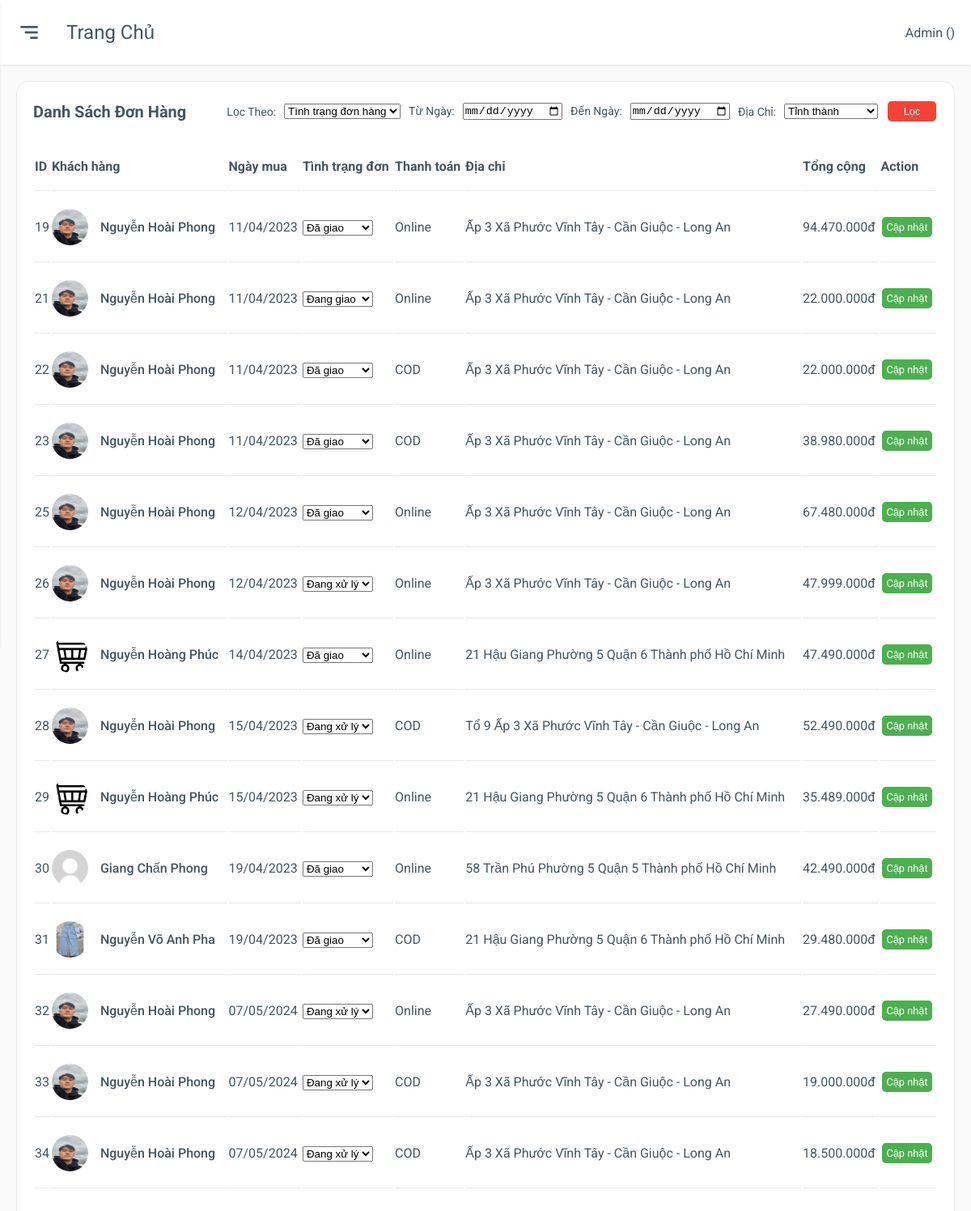
The app's page /admin/bill.php with its own data.
### tables this page shows
CREATE TABLE `hoadon` (
  `ID_HOADON` int(11) NOT NULL,
  `ID_NGUOIDUNG` int(11) NOT NULL,
  `NGAYLAP` date DEFAULT NULL,
  `NGAYGIAO` date DEFAULT NULL,
  `NGUOINHAN` varchar(255) NOT NULL,
  `SDT` varchar(255) NOT NULL,
  `DIACHI` varchar(255) NOT NULL,
  `PHUONGTHUCTT` varchar(255) NOT NULL,
  `TONGTIEN` int(11) NOT NULL,
  `TRANGTHAI` varchar(255) NOT NULL
);

CREATE TABLE `nguoidung` (
  `ID` int(11) NOT NULL,
  `HOTEN` varchar(255) NOT NULL,
  `EMAIL` varchar(255) NOT NULL,
  `DIENTHOAI` varchar(11) NOT NULL,
  `DIACHI` varchar(255) NOT NULL,
  `NGAYSINH` date NOT NULL,
  `HINHANH` varchar(255) NOT NULL,
  `TENDANGNHAP` varchar(255) NOT NULL,
  `MATKHAU` varchar(255) NOT NULL,
  `TRANGTHAI` bit(1) NOT NULL
);

### assets/components/formatCurrency.php (called while the page is built)
<?php
    function currency_format($number, $suffix = 'đ') {
        if (!empty($number)) {
            return number_format($number, 0, ',', '.') . "{$suffix}";
        }
    }
?>

### admin/bill.php (the view, shortened to what this page needs)
<?php
    include "../functions/connect.php";
    include "../assets/components/formatCurrency.php";
    $admin = $_SESSION['admin'];
?>
<!DOCTYPE html>
<html>
<head>
    <link href='https://unpkg.com/boxicons@2.0.7/css/boxicons.min.css' rel='stylesheet'>
    <link rel="stylesheet" href="./css/grid.css">
    <link rel="stylesheet" href="./css/app.css">
    <link rel="stylesheet" href="./css/responsiveOrder.css">
</head>
<body>
    <div class="main">
        <div class="main-header">
            <div class="main-option">
                    <div class="mobile-toggle" id="mobile-toggle">
                        <i class='bx bx-menu-alt-right'></i>
                    </div>
                    <div class="main-title">
                        Trang chủ
                    </div>
            </div>
            <div class="main-name">
                <p>Admin (<span><?php echo $admin['HOTEN'] ?></span>)</p>
            </div>
        </div>
        <div class="main-content">
            <div class="row">
                <div class="col-12">
                    <div class="box">
                        <div class="box-header">
                            <p>Danh sách đơn hàng</p>
                            <form class="view-orders" action="<?php echo $_SERVER["PHP_SELF"];?>" method="GET">
                                <p>Lọc theo:</p>
                                <div class="status-order">
                                    <select name="statusOrder" id="statusOrder">
                                        <option value="">Tình trạng đơn hàng</option>
                                    </select>
                                </div>
                                <div class="date-order">
                                    <p>Từ ngày:</p>
                                    <input type="date" name="from" id="from">
                                    <p>Đến ngày:</p>
                                    <input type="date" name="to" id="to">
                                </div>
                                <div class="address-order">
                                    <p>Địa chỉ:</p>
                                    <select name="addressOrder" id="addressOrder">
                                        <option value="">Tỉnh thành</option>
                                    </select>
                                </div>
                                <button type="submit" id="btn-submit" class="btn btn-block">Lọc</button>
                            </form>
                        </div>
                        <div class="box-body overflow-scroll">
                            <table>
                                <thead>
                                    <tr>
                                        <th>ID</th>
                                        <th>Khách hàng</th>
                                        <th>Ngày mua</th>
                                        <th>Tình trạng đơn</th>
                                        <th>Thanh toán</th>
                                        <th>Địa chỉ</th>
                                        <th>Tổng cộng</th>
                                        <th>Action</th>
                                    </tr>
                                </thead>
                                <tbody>
                                    <?php
                                        if (!isset($_GET['statusOrder']) && !isset($_GET['from']) && !isset($_GET['to']) && !isset($_GET['addressOrder'])) {
                                            $sql = "SELECT hoadon.ID_HOADON, nguoidung.HINHANH, nguoidung.HOTEN, hoadon.NGAYLAP, hoadon.TRANGTHAI, hoadon.PHUONGTHUCTT, hoadon.DIACHI, hoadon.TONGTIEN FROM hoadon INNER JOIN nguoidung ON hoadon.ID_NGUOIDUNG = nguoidung.ID;";
                                            $result = mysqli_query($conn, $sql);
                                            while ($row = $result->fetch_assoc()) {
                                                $s = '<tr>
                                                        <td>'.$row['ID_HOADON'].'</td>
                                                        <td>
                                                            <div class="order-owner">
                                                                <img src=".'.$row['HINHANH'].'">
                                                                <span>'.$row['HOTEN'].'</span>
                                                            </div>
                                                        </td>
                                                        <td>'.date('d/m/Y', strtotime($row['NGAYLAP'])).'</td>
                                                        <td>
                                                            <select name="status">';
                                                                $statusOptions = array(
                                                                    'Đang xử lý' => 'Đang xử lý',
                                                                    'Đang giao' => 'Đang giao',
                                                                    'Đã giao' => 'Đã giao'
                                                                );
                                                                foreach ($statusOptions as $value => $label) {
                                                                    $selected = ($value == $row['TRANGTHAI']) ? 'selected' : '';
                                                                    $s .= '<option value="' . htmlspecialchars($value) . '" ' . $selected . '>' . htmlspecialchars($label) . '</option>';
                                                                }
                                                            $s .= '</select>
                                                        </td>
                                                        <td>'.$row['PHUONGTHUCTT'].'</td>
                                                        <td>'.$row['DIACHI'].'</td>
                                                        <td>'.currency_format($row['TONGTIEN']).'</td>
                                                        <td><a onclick="updateOrderStatus('.$row['ID_HOADON'].')" class="btn btn-update">Cập nhật</a></td>
                                                    </tr>';
                                                echo $s;
                                            }
                                        }
                                    ?>
                                </tbody>
                            </table>
                        </div>
                    </div>
                </div>
            </div>
        </div>
	</div>
</body>
</html>

### admin/css/grid.css (style rules this page uses)
.row { display: flex; flex-wrap: wrap; margin: 0 -15px; }
[class*="col-"] { padding: 0 15px; margin-bottom: 20px; }
.col-12 { width: 100%; }

### admin/css/app.css (style rules this page uses)
:root { --body-bg: #fafafb; --box-bg: #ffffff; --main-color: #ff0000; --text-color: #455560; --text-second-color: #72849ab3; --border-color: #e9e9e9; --menu-item-active-bg: rgba(62, 121, 247, 0.1); --box-border-radius: 15px; --sidebar-size: 300px; --sidebar-logo-img-size: 45px; --sidebar-logo-size: 80px; --profile-image-size: 45px; --main-header-height: 80px; --shadow: 0 1px 4px -1px rgb(0 0 0 / 15%); }
* { padding: 0; margin: 0; box-sizing: border-box; }
body { font-family: "Roboto", sans-serif; background-color: var(--body-bg); color: var(--text-color); position: relative; }
a { text-decoration: none; color: unset; display: inline-block; }
.btn { background-color: transparent; border: none; outline: none; display: grid; place-items: center; cursor: pointer; color: var(--main-color); padding: 0.5rem; border-radius: 0.25rem; }
.main { padding-left: var(--sidebar-size); }
.main-header { height: var(--main-header-height); display: flex; align-items: center; justify-content: space-between; padding: 20px; background-color: var(--box-bg); box-shadow: var(--shadow); }
.main-option { display: flex; align-items: center; }
.mobile-toggle { display: none; }
.main-title { text-transform: capitalize; font-size: 1.5rem; }
.main-content { padding: 20px; }
.box { background-color: var(--box-bg); padding: 20px; border: 0.5px solid var(--border-color); border-radius: var(--box-border-radius); }
.box-header { display: flex; align-items: center; justify-content: space-between; text-transform: capitalize; font-size: 1.25rem; font-weight: 700; }
.box-body { padding: 20px 0; }
table { width: 100%; min-width: 1000px; }
.order-owner, .product { display: flex; align-items: center; text-transform: capitalize; font-weight: 500; }
.order-owner img { width: 45px; height: 45px; border-radius: 50%; margin-right: 15px; }
table thead tr { text-align: left; }
table th, table td { padding: 20px 0; border-bottom: 1px solid var(--border-color); }
.overflow-scroll { overflow-y: auto; }
.main { padding-left: 0; }
.mobile-toggle, .sidebar-close { display: grid; place-items: center; font-size: 2rem; margin-right: 30px; cursor: pointer; }
.btn { min-width: 60px; border: none; padding: 5px; text-align: center; text-decoration: none; display: inline-block; font-size: .8rem; margin: 4px 2px; cursor: pointer; }
.btn-update { font-size: .8rem; padding: 5px; color: #FFF; background-color: #4CAF50; border-radius: 5px; }
.btn-block { font-size: .8rem; padding: 5px; color: #FFF; background-color: #f44336; border-radius: 5px; border: none; }
.view-orders { display: flex; align-items: center; justify-content: space-between; }
.view-orders p { font-size: 14px; font-weight: 400; margin-right: 10px; }
.status-order { display: flex; align-items: center; justify-content: space-between; margin-right: 10px; }
.date-order { display: flex; align-items: center; justify-content: space-between; }
.date-order input { margin-right: 10px; }
.address-order { display: flex; align-items: center; justify-content: space-between; margin-right: 10px; }

### records on screen
hoadon: ID_HOADON "19", ID_NGUOIDUNG.HINHANH (picture), ID_NGUOIDUNG.HOTEN "Nguyễn Hoài Phong", NGAYLAP "11/04/2023", PHUONGTHUCTT "Online", DIACHI "Ấp 3 Xã Phước Vĩnh Tây - Cần Giuộc - Long An", TONGTIEN "94.470.000đ"
hoadon: ID_HOADON "21", ID_NGUOIDUNG.HINHANH (picture), ID_NGUOIDUNG.HOTEN "Nguyễn Hoài Phong", NGAYLAP "11/04/2023", PHUONGTHUCTT "Online", DIACHI "Ấp 3 Xã Phước Vĩnh Tây - Cần Giuộc - Long An", TONGTIEN "22.000.000đ"
hoadon: ID_HOADON "22", ID_NGUOIDUNG.HINHANH (picture), ID_NGUOIDUNG.HOTEN "Nguyễn Hoài Phong", NGAYLAP "11/04/2023", PHUONGTHUCTT "COD", DIACHI "Ấp 3 Xã Phước Vĩnh Tây - Cần Giuộc - Long An", TONGTIEN "22.000.000đ"
hoadon: ID_HOADON "23", ID_NGUOIDUNG.HINHANH (picture), ID_NGUOIDUNG.HOTEN "Nguyễn Hoài Phong", NGAYLAP "11/04/2023", PHUONGTHUCTT "COD", DIACHI "Ấp 3 Xã Phước Vĩnh Tây - Cần Giuộc - Long An", TONGTIEN "38.980.000đ"
hoadon: ID_HOADON "25", ID_NGUOIDUNG.HINHANH (picture), ID_NGUOIDUNG.HOTEN "Nguyễn Hoài Phong", NGAYLAP "12/04/2023", PHUONGTHUCTT "Online", DIACHI "Ấp 3 Xã Phước Vĩnh Tây - Cần Giuộc - Long An", TONGTIEN "67.480.000đ"
hoadon: ID_HOADON "26", ID_NGUOIDUNG.HINHANH (picture), ID_NGUOIDUNG.HOTEN "Nguyễn Hoài Phong", NGAYLAP "12/04/2023", PHUONGTHUCTT "Online", DIACHI "Ấp 3 Xã Phước Vĩnh Tây - Cần Giuộc - Long An", TONGTIEN "47.999.000đ"
hoadon: ID_HOADON "27", ID_NGUOIDUNG.HINHANH (picture), ID_NGUOIDUNG.HOTEN "Nguyễn Hoàng Phúc", NGAYLAP "14/04/2023", PHUONGTHUCTT "Online", DIACHI "21 Hậu Giang Phường 5 Quận 6 Thành phố Hồ Chí Minh", TONGTIEN "47.490.000đ"
hoadon: ID_HOADON "28", ID_NGUOIDUNG.HINHANH (picture), ID_NGUOIDUNG.HOTEN "Nguyễn Hoài Phong", NGAYLAP "15/04/2023", PHUONGTHUCTT "COD", DIACHI "Tổ 9 Ấp 3 Xã Phước Vĩnh Tây - Cần Giuộc - Long An", TONGTIEN "52.490.000đ"
hoadon: ID_HOADON "29", ID_NGUOIDUNG.HINHANH (picture), ID_NGUOIDUNG.HOTEN "Nguyễn Hoàng Phúc", NGAYLAP "15/04/2023", PHUONGTHUCTT "Online", DIACHI "21 Hậu Giang Phường 5 Quận 6 Thành phố Hồ Chí Minh", TONGTIEN "35.489.000đ"
hoadon: ID_HOADON "30", ID_NGUOIDUNG.HINHANH (placeholder picture), ID_NGUOIDUNG.HOTEN "Giang Chấn Phong", NGAYLAP "19/04/2023", PHUONGTHUCTT "Online", DIACHI "58 Trần Phú Phường 5 Quận 5 Thành phố Hồ Chí Minh", TONGTIEN "42.490.000đ"
hoadon: ID_HOADON "31", ID_NGUOIDUNG.HINHANH (picture), ID_NGUOIDUNG.HOTEN "Nguyễn Võ Anh Pha", NGAYLAP "19/04/2023", PHUONGTHUCTT "COD", DIACHI "21 Hậu Giang Phường 5 Quận 6 Thành phố Hồ Chí Minh", TONGTIEN "29.480.000đ"
hoadon: ID_HOADON "32", ID_NGUOIDUNG.HINHANH (picture), ID_NGUOIDUNG.HOTEN "Nguyễn Hoài Phong", NGAYLAP "07/05/2024", PHUONGTHUCTT "Online", DIACHI "Ấp 3 Xã Phước Vĩnh Tây - Cần Giuộc - Long An", TONGTIEN "27.490.000đ"
hoadon: ID_HOADON "33", ID_NGUOIDUNG.HINHANH (picture), ID_NGUOIDUNG.HOTEN "Nguyễn Hoài Phong", NGAYLAP "07/05/2024", PHUONGTHUCTT "COD", DIACHI "Ấp 3 Xã Phước Vĩnh Tây - Cần Giuộc - Long An", TONGTIEN "19.000.000đ"
hoadon: ID_HOADON "34", ID_NGUOIDUNG.HINHANH (picture), ID_NGUOIDUNG.HOTEN "Nguyễn Hoài Phong", NGAYLAP "07/05/2024", PHUONGTHUCTT "COD", DIACHI "Ấp 3 Xã Phước Vĩnh Tây - Cần Giuộc - Long An", TONGTIEN "18.500.000đ"

### other values on screen
form field status "Đã giao"
form field status "Đang giao"
form field status "Đang xử lý"
